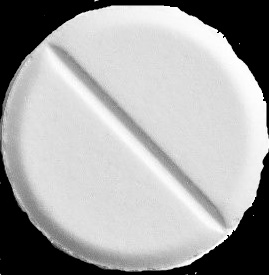
#> input picture Rotate images/pill1.jpg, 269 x 275 px
$ python rotate_simple.py --image pill1.jpg
#> lines starting #> are read from the running program, lines starting #| are printed output that depends on the picture
# IMPORT THE NECASSARY PACKAGES
import numpy as np
import argparse
import imutils
import cv2

# CONSTRUCT THE ARGUMENT PARSE AND PARSE THE ARGUMENTS
ap = argparse.ArgumentParser()
ap.add_argument("-i","--image",required=True,help='path to the image file')
args = vars(ap.parse_args())

# LOAD THE IMAGE FROM DISK
image = cv2.imread(args['image'])
#> image is the input picture: shape (275, 269, 3); min 0, max 255, mean 164.6

# LOOP OVER THE ROTATION ANGLES
for angle in np.arange(0,360,15):
	rotated = imutils.rotate(image, angle)
	cv2.imshow('Rotated (problematic)', rotated)
	cv2.waitKey(0)
#> this loop made 24 passes
#> pass 2, `rotated = imutils.rotate(image, angle)`:
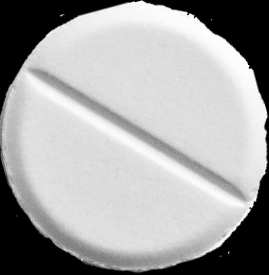
#> rotated: shape (275, 269, 3); min 0, max 255, mean 164.6
#> pass 3, `rotated = imutils.rotate(image, angle)`:
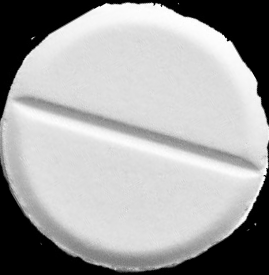
#> rotated: shape (275, 269, 3); min 0, max 255, mean 164.5

# LOOP OVER THE ROTATION ANGLES AGAIN, THIS TIME ENSURING
# NO PART OF THE IMAGE IS CUT OFF
for angle in np.arange(0,360,15):
	rotated = imutils.rotate_bound(image, angle)
	cv2.imshow('Rotated (problematic)', rotated)
	cv2.waitKey(0)
#> this loop made 24 passes
#> pass 2, `rotated = imutils.rotate_bound(image, angle)`:
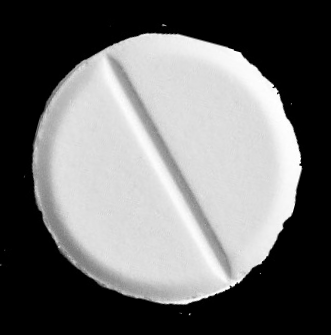
#> rotated: shape (335, 331, 3); min 0, max 255, mean 109.8
#> pass 3, `rotated = imutils.rotate_bound(image, angle)`:
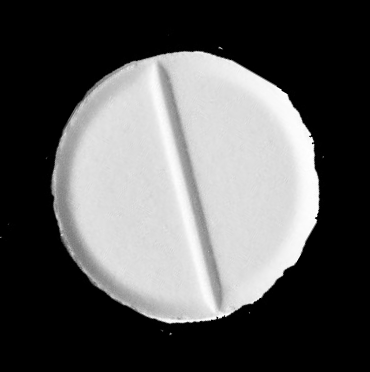
#> rotated: shape (372, 370, 3); min 0, max 255, mean 88.5
